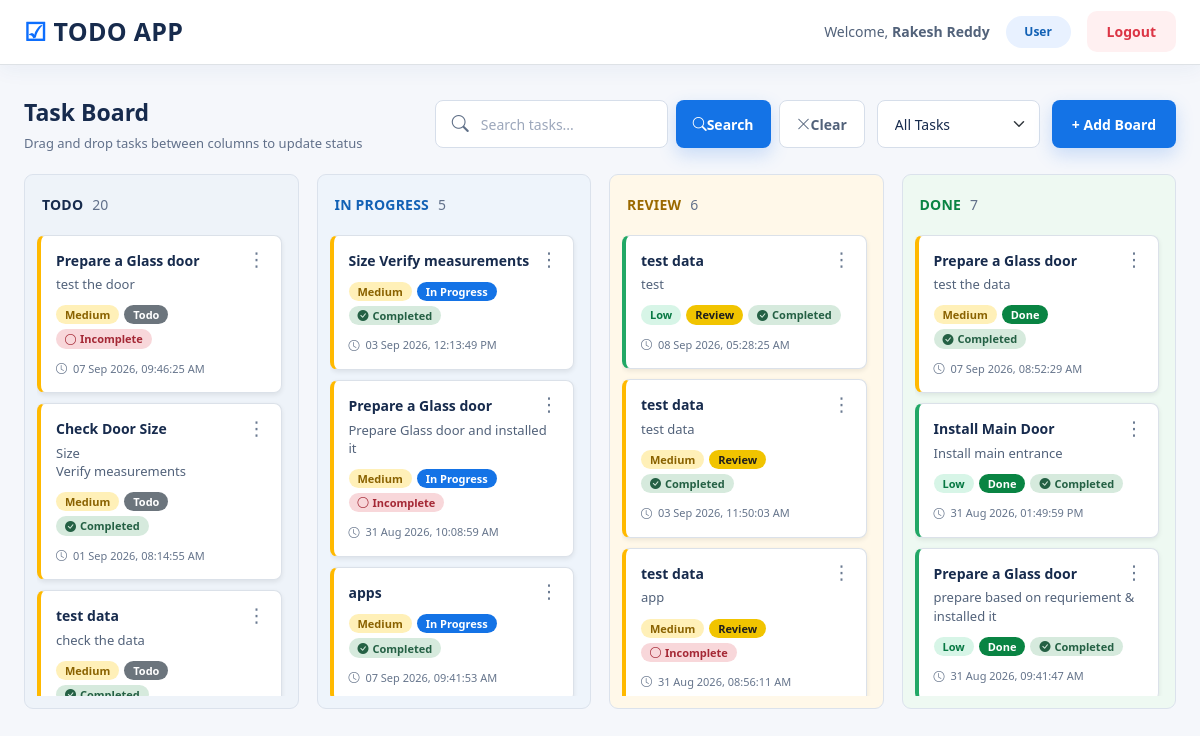
The app's page /task/index.php (signed in) with its own data.
### tables this page shows
CREATE TABLE `tasks` (
  `id` int(11) NOT NULL,
  `Task` varchar(255) NOT NULL,
  `Description` text DEFAULT NULL,
  `status` tinyint(4) NOT NULL DEFAULT 1,
  `is_completed` tinyint(1) NOT NULL DEFAULT 0,
  `priority` enum('High','Medium','Low') NOT NULL DEFAULT 'Medium',
  `progress` enum('Todo','In Progress','Review','Done') NOT NULL DEFAULT 'Todo',
  `addedDate` timestamp NOT NULL DEFAULT current_timestamp(),
  `editedDate` timestamp NOT NULL DEFAULT current_timestamp() ON UPDATE current_timestamp()
);

### task/index.php (the view, shortened to what the rows shown need)
<?php
require_once __DIR__ . "/../config/database.php";
$where_sql = "";
$sql = "
    SELECT
        id,
        task,
        description,
        status,
        priority,
        progress,
        is_completed,
        addedDate,
        editedDate
    FROM tasks
    $where_sql
    ORDER BY id DESC
";
$stmt = mysqli_prepare($conn, $sql);
mysqli_stmt_execute($stmt);
$result = mysqli_stmt_get_result($stmt);
$todo_tasks = [];
$in_progress_tasks = [];
$review_tasks = [];
$done_tasks = [];
while ($row = mysqli_fetch_assoc($result)) {
    if ($row["progress"] === "Todo") {
        $todo_tasks[] = $row;
    }
    elseif ($row["progress"] === "In Progress") {
        $in_progress_tasks[] = $row;
    }
    elseif ($row["progress"] === "Review") {
        $review_tasks[] = $row;
    }
    elseif ($row["progress"] === "Done") {
        $done_tasks[] = $row;
    }
}
function getPriorityClass($priority)
{
    switch ($priority) {
        case "Medium":
            return "priority-medium";
        case "Low":
            return "priority-low";
    }
}
function getProgressClass($progress)
{
    switch ($progress) {
        case "Todo":
            return "progress-todo";
        case "In Progress":
            return "progress-progress";
        case "Review":
            return "progress-review";
        case "Done":
            return "progress-done";
    }
}
function formatTaskDate($date)
{
    $timestamp = strtotime($date);
    return date(
        "d M Y, h:i:s A",
        $timestamp
    );
}
?>
<!DOCTYPE html>
<html lang="en">
<head>
<link
    href="https://cdn.jsdelivr.net/npm/bootstrap@5.3.3/dist/css/bootstrap.min.css"
    rel="stylesheet"
>
<link
    rel="stylesheet"
    href="https://cdn.jsdelivr.net/npm/bootstrap-icons@1.11.3/font/bootstrap-icons.min.css"
>
<link
    rel="stylesheet"
    href="../assets/style.css"
>
</head>
<body>
<div class="container-fluid px-3 px-md-4 main-container">
<div class="board-wrapper">
<div class="task-board">
<div
    class="task-column"
    data-progress="Todo"
>
    <div class="task-list">
        <?php foreach ($todo_tasks as $task): ?>
            <div
                class="task-card <?= htmlspecialchars(getPriorityClass($task["priority"])) ?>"
                draggable="true"
                data-task-id="<?= (int)$task["id"] ?>"
                data-task-title="<?= htmlspecialchars($task["task"], ENT_QUOTES, 'UTF-8') ?>"
                data-task-description="<?= htmlspecialchars($task["description"] ?? "", ENT_QUOTES, 'UTF-8') ?>"
                data-task-priority="<?= htmlspecialchars($task["priority"], ENT_QUOTES, 'UTF-8') ?>"
                data-task-progress="<?= htmlspecialchars($task["progress"], ENT_QUOTES, 'UTF-8') ?>"
                data-task-completed="<?= ((int)$task["is_completed"] === 1) ? "Complete" : "Incomplete" ?>"
                data-task-status="<?= ((int)$task["status"] === 1) ? "Active" : "Inactive" ?>"
                data-task-added="<?= htmlspecialchars(formatTaskDate($task["addedDate"]), ENT_QUOTES, 'UTF-8') ?>"
                data-task-edited="<?= htmlspecialchars(formatTaskDate($task["editedDate"]), ENT_QUOTES, 'UTF-8') ?>"
            >
                <div class="task-title">
                    <?= htmlspecialchars($task["task"]) ?>
                </div>
                <?php if (!empty($task["description"])): ?>
                    <div class="task-description">
                        <?= nl2br(htmlspecialchars($task["description"])) ?>
                    </div>
                <?php endif; ?>
                <div class="task-meta">
                    <span class="priority-badge">
                        <?= htmlspecialchars($task["priority"]) ?>
                    </span>
                    <span
                        class="progress-badge <?= htmlspecialchars(getProgressClass($task["progress"])) ?>"
                    >
                        <?= htmlspecialchars($task["progress"]) ?>
                    </span>
                    <?php if ((int)$task["is_completed"] === 1): ?>
                        <span class="completion-badge completed">
                            <i class="bi bi-check-circle-fill"></i>
                            Completed
                        </span>
                    <?php else: ?>
                        <span class="completion-badge incomplete">
                            <i class="bi bi-circle"></i>
                            Incomplete
                        </span>
                    <?php endif; ?>
                </div>
                <?php if (!empty($task["editedDate"])): ?>
                    <div class="task-date">
                        <i class="bi bi-clock"></i>
                        <?= htmlspecialchars(formatTaskDate($task["editedDate"])) ?>
                    </div>
                <?php endif; ?>
                <div class="task-menu">
                    <button
                        type="button"
                        class="task-menu-button"
                        aria-label="Task menu"
                    >
                        ⋮
                    </button>
                </div>
            </div>
        <?php endforeach; ?>
    </div>
</div>
<div
    class="task-column"
    data-progress="In Progress"
>
    <div class="task-list">
        <?php foreach ($in_progress_tasks as $task): ?>
            <div
                class="task-card <?= htmlspecialchars(getPriorityClass($task["priority"])) ?>"
                draggable="true"
                data-task-id="<?= (int)$task["id"] ?>"
                data-task-title="<?= htmlspecialchars($task["task"], ENT_QUOTES, 'UTF-8') ?>"
                data-task-description="<?= htmlspecialchars($task["description"] ?? "", ENT_QUOTES, 'UTF-8') ?>"
                data-task-priority="<?= htmlspecialchars($task["priority"], ENT_QUOTES, 'UTF-8') ?>"
                data-task-progress="<?= htmlspecialchars($task["progress"], ENT_QUOTES, 'UTF-8') ?>"
                data-task-completed="<?= ((int)$task["is_completed"] === 1) ? "Complete" : "Incomplete" ?>"
                data-task-status="<?= ((int)$task["status"] === 1) ? "Active" : "Inactive" ?>"
                data-task-added="<?= htmlspecialchars(formatTaskDate($task["addedDate"]), ENT_QUOTES, 'UTF-8') ?>"
                data-task-edited="<?= htmlspecialchars(formatTaskDate($task["editedDate"]), ENT_QUOTES, 'UTF-8') ?>"
            >
                <div class="task-title">
                    <?= htmlspecialchars($task["task"]) ?>
                </div>
                <?php if (!empty($task["description"])): ?>
                    <div class="task-description">
                        <?= nl2br(htmlspecialchars($task["description"])) ?>
                    </div>
                <?php endif; ?>
                <div class="task-meta">
                    <span class="priority-badge">
                        <?= htmlspecialchars($task["priority"]) ?>
                    </span>
                    <span
                        class="progress-badge <?= htmlspecialchars(getProgressClass($task["progress"])) ?>"
                    >
                        <?= htmlspecialchars($task["progress"]) ?>
                    </span>
                    <?php if ((int)$task["is_completed"] === 1): ?>
                        <span class="completion-badge completed">
                            <i class="bi bi-check-circle-fill"></i>
                            Completed
                        </span>
                    <?php else: ?>
                        <span class="completion-badge incomplete">
                            <i class="bi bi-circle"></i>
                            Incomplete
                        </span>
                    <?php endif; ?>
                </div>
                <?php if (!empty($task["editedDate"])): ?>
                    <div class="task-date">
                        <i class="bi bi-clock"></i>
                        <?= htmlspecialchars(formatTaskDate($task["editedDate"])) ?>
                    </div>
                <?php endif; ?>
                <div class="task-menu">
                    <button
                        type="button"
                        class="task-menu-button"
                        aria-label="Task menu"
                    >
                        ⋮
                    </button>
                </div>
            </div>
        <?php endforeach; ?>
    </div>
</div>
<div
    class="task-column"
    data-progress="Review"
>
    <div class="task-list">
        <?php foreach ($review_tasks as $task): ?>
            <div
                class="task-card <?= htmlspecialchars(getPriorityClass($task["priority"])) ?>"
                draggable="true"
                data-task-id="<?= (int)$task["id"] ?>"
                data-task-title="<?= htmlspecialchars($task["task"], ENT_QUOTES, 'UTF-8') ?>"
                data-task-description="<?= htmlspecialchars($task["description"] ?? "", ENT_QUOTES, 'UTF-8') ?>"
                data-task-priority="<?= htmlspecialchars($task["priority"], ENT_QUOTES, 'UTF-8') ?>"
                data-task-progress="<?= htmlspecialchars($task["progress"], ENT_QUOTES, 'UTF-8') ?>"
                data-task-completed="<?= ((int)$task["is_completed"] === 1) ? "Complete" : "Incomplete" ?>"
                data-task-status="<?= ((int)$task["status"] === 1) ? "Active" : "Inactive" ?>"
                data-task-added="<?= htmlspecialchars(formatTaskDate($task["addedDate"]), ENT_QUOTES, 'UTF-8') ?>"
                data-task-edited="<?= htmlspecialchars(formatTaskDate($task["editedDate"]), ENT_QUOTES, 'UTF-8') ?>"
            >
                <div class="task-title">
                    <?= htmlspecialchars($task["task"]) ?>
                </div>
                <?php if (!empty($task["description"])): ?>
                    <div class="task-description">
                        <?= nl2br(htmlspecialchars($task["description"])) ?>
                    </div>
                <?php endif; ?>
                <div class="task-meta">
                    <span class="priority-badge">
                        <?= htmlspecialchars($task["priority"]) ?>
                    </span>
                    <span
                        class="progress-badge <?= htmlspecialchars(getProgressClass($task["progress"])) ?>"
                    >
                        <?= htmlspecialchars($task["progress"]) ?>
                    </span>
                    <?php if ((int)$task["is_completed"] === 1): ?>
                        <span class="completion-badge completed">
                            <i class="bi bi-check-circle-fill"></i>
                            Completed
                        </span>
                    <?php else: ?>
                        <span class="completion-badge incomplete">
                            <i class="bi bi-circle"></i>
                            Incomplete
                        </span>
                    <?php endif; ?>
                </div>
                <?php if (!empty($task["editedDate"])): ?>
                    <div class="task-date">
                        <i class="bi bi-clock"></i>
                        <?= htmlspecialchars(formatTaskDate($task["editedDate"])) ?>
                    </div>
                <?php endif; ?>
                <div class="task-menu">
                    <button
                        type="button"
                        class="task-menu-button"
                        aria-label="Task menu"
                    >
                        ⋮
                    </button>
                </div>
            </div>
        <?php endforeach; ?>
    </div>
</div>
<div
    class="task-column"
    data-progress="Done"
>
    <div class="task-list">
        <?php foreach ($done_tasks as $task): ?>
            <div
                class="task-card <?= htmlspecialchars(getPriorityClass($task["priority"])) ?>"
                draggable="true"
                data-task-id="<?= (int)$task["id"] ?>"
                data-task-title="<?= htmlspecialchars($task["task"], ENT_QUOTES, 'UTF-8') ?>"
                data-task-description="<?= htmlspecialchars($task["description"] ?? "", ENT_QUOTES, 'UTF-8') ?>"
                data-task-priority="<?= htmlspecialchars($task["priority"], ENT_QUOTES, 'UTF-8') ?>"
                data-task-progress="<?= htmlspecialchars($task["progress"], ENT_QUOTES, 'UTF-8') ?>"
                data-task-completed="<?= ((int)$task["is_completed"] === 1) ? "Complete" : "Incomplete" ?>"
                data-task-status="<?= ((int)$task["status"] === 1) ? "Active" : "Inactive" ?>"
                data-task-added="<?= htmlspecialchars(formatTaskDate($task["addedDate"]), ENT_QUOTES, 'UTF-8') ?>"
                data-task-edited="<?= htmlspecialchars(formatTaskDate($task["editedDate"]), ENT_QUOTES, 'UTF-8') ?>"
            >
                <div class="task-title">
                    <?= htmlspecialchars($task["task"]) ?>
                </div>
                <?php if (!empty($task["description"])): ?>
                    <div class="task-description">
                        <?= nl2br(htmlspecialchars($task["description"])) ?>
                    </div>
                <?php endif; ?>
                <div class="task-meta">
                    <span class="priority-badge">
                        <?= htmlspecialchars($task["priority"]) ?>
                    </span>
                    <span
                        class="progress-badge <?= htmlspecialchars(getProgressClass($task["progress"])) ?>"
                    >
                        <?= htmlspecialchars($task["progress"]) ?>
                    </span>
                    <?php if ((int)$task["is_completed"] === 1): ?>
                        <span class="completion-badge completed">
                            <i class="bi bi-check-circle-fill"></i>
                            Completed
                        </span>
                    <?php endif; ?>
                </div>
                <?php if (!empty($task["editedDate"])): ?>
                    <div class="task-date">
                        <i class="bi bi-clock"></i>
                        <?= htmlspecialchars(formatTaskDate($task["editedDate"])) ?>
                    </div>
                <?php endif; ?>
                <div class="task-menu">
                    <button
                        type="button"
                        class="task-menu-button"
                        aria-label="Task menu"
                    >
                        ⋮
                    </button>
                </div>
            </div>
        <?php endforeach; ?>
    </div>
</div>
</div>
</div>
</div>
</body>
</html>

### records on screen
tasks: Task "Prepare a Glass door", Description "test the door", priority "Medium", progress "Todo", is_completed 0 (drawn), editedDate "07 Sep 2026, 09:46:25 AM"
tasks: Task "Check Door Size", Description "Size Verify measurements", priority "Medium", progress "Todo", is_completed 1 (drawn), editedDate "01 Sep 2026, 08:14:55 AM"
tasks: Task "test data", Description "check the data", priority "Medium", progress "Todo", is_completed 1 (drawn)
tasks: Task "Size Verify measurements", priority "Medium", progress "In Progress", is_completed 1 (drawn), editedDate "03 Sep 2026, 12:13:49 PM"
tasks: Task "Prepare a Glass door", Description "Prepare Glass door and installed it", priority "Medium", progress "In Progress", is_completed 0 (drawn), editedDate "31 Aug 2026, 10:08:59 AM"
tasks: Task "apps", priority "Medium", progress "In Progress", is_completed 1 (drawn), editedDate "07 Sep 2026, 09:41:53 AM"
tasks: Task "test data", Description "test", priority "Low", progress "Review", is_completed 1 (drawn), editedDate "08 Sep 2026, 05:28:25 AM"
tasks: Task "test data", Description "test data", priority "Medium", progress "Review", is_completed 1 (drawn), editedDate "03 Sep 2026, 11:50:03 AM"
tasks: Task "test data", Description "app", priority "Medium", progress "Review", is_completed 0 (drawn), editedDate "31 Aug 2026, 08:56:11 AM"
tasks: Task "Prepare a Glass door", Description "test the data", priority "Medium", progress "Done", is_completed 1 (drawn), editedDate "07 Sep 2026, 08:52:29 AM"
tasks: Task "Install Main Door", Description "Install main entrance", priority "Low", progress "Done", is_completed 1 (drawn), editedDate "31 Aug 2026, 01:49:59 PM"
tasks: Task "Prepare a Glass door", Description "prepare based on requriement & installed it", priority "Low", progress "Done", is_completed 1 (drawn), editedDate "31 Aug 2026, 09:41:47 AM"

### other values on screen
$_SESSION["user_name"] "Rakesh Reddy"
$display_role "User"
count($todo_tasks) "20"
count($in_progress_tasks) "5"
count($review_tasks) "6"
count($done_tasks) "7"
